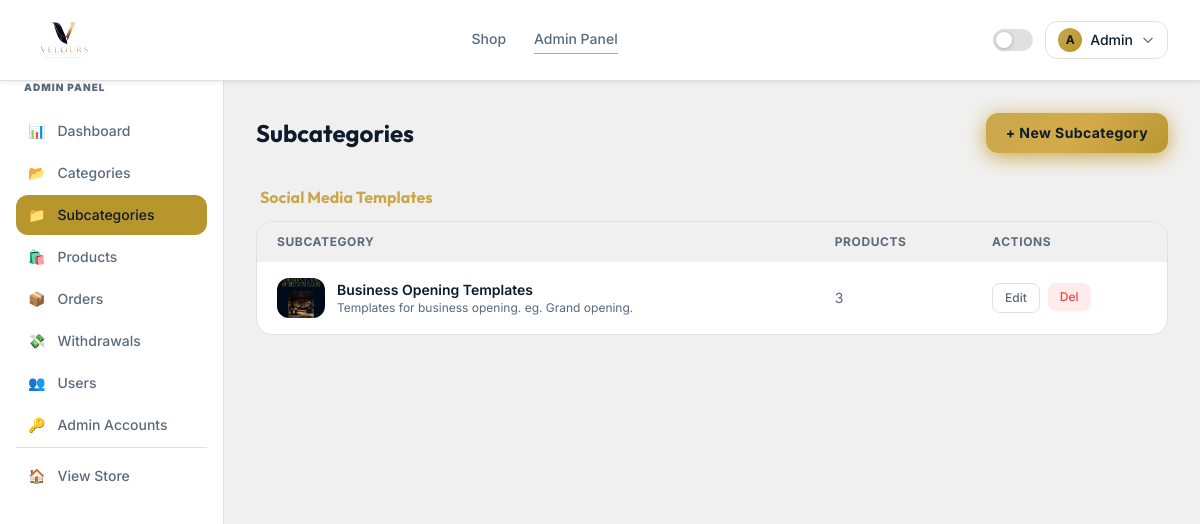
Page /admin/subcategories (signed in) on the committed database.
### app/models.py (models this page shows, shortened)
class User(UserMixin, db.Model):
    __tablename__ = 'users'
    id = db.Column(db.Integer, primary_key=True)
    name = db.Column(db.String(100), nullable=False)
    email = db.Column(db.String(150), unique=True, nullable=False)
    phone = db.Column(db.String(20), nullable=True)
    password_hash = db.Column(db.String(255), nullable=False)
    is_admin = db.Column(db.Boolean, default=False)
    is_active = db.Column(db.Boolean, default=True)
    referral_code = db.Column(db.String(12), unique=True, nullable=True)
    referral_unlocked = db.Column(db.Boolean, default=False)
    referral_slots_total = db.Column(db.Integer, default=0)
    referral_slots_used = db.Column(db.Integer, default=0)
    referred_by_id = db.Column(db.Integer, db.ForeignKey('users.id'), nullable=True)
    wallet_balance = db.Column(db.Float, default=0.0)
    created_at = db.Column(db.DateTime, default=datetime.utcnow)
    orders = db.relationship('Order', backref='buyer', lazy=True, foreign_keys='Order.user_id')
    commissions = db.relationship('Commission', backref='earner', lazy=True, foreign_keys='Commission.referrer_id')
    referred_users = db.relationship('User', backref=db.backref('referred_by', remote_side=[id]), lazy=True)

class Category(db.Model):
    __tablename__ = 'categories'
    id = db.Column(db.Integer, primary_key=True)
    name = db.Column(db.String(100), nullable=False)
    slug = db.Column(db.String(100), unique=True, nullable=False)
    description = db.Column(db.Text, nullable=True)
    icon = db.Column(db.String(10), default='📦')
    cover_image = db.Column(db.String(300), nullable=True)  # folder cover image
    created_at = db.Column(db.DateTime, default=datetime.utcnow)
    subcategories = db.relationship('Subcategory', backref='category', lazy=True, cascade='all, delete-orphan')
    products = db.relationship('Product', backref='category', lazy=True)
    @property
    def cover(self):
        """Returns cover image or first subcategory cover or first product image"""
        if self.cover_image:
            return self.cover_image
        for sub in self.subcategories:
            if sub.cover_image:
                return sub.cover_image
            for p in sub.products:
                if p.preview_image:
                    return p.preview_image
        for p in self.products:
            if p.preview_image:
                return p.preview_image
        return None

class Subcategory(db.Model):
    __tablename__ = 'subcategories'
    id = db.Column(db.Integer, primary_key=True)
    name = db.Column(db.String(100), nullable=False)
    slug = db.Column(db.String(150), unique=True, nullable=False)
    description = db.Column(db.Text, nullable=True)
    cover_image = db.Column(db.String(300), nullable=True)
    category_id = db.Column(db.Integer, db.ForeignKey('categories.id'), nullable=False)
    created_at = db.Column(db.DateTime, default=datetime.utcnow)
    products = db.relationship('Product', backref='subcategory', lazy=True)
    @property
    def cover(self):
        if self.cover_image:
            return self.cover_image
        for p in self.products:
            if p.preview_image:
                return p.preview_image
        return None
    @property
    def active_products(self):
        return [p for p in self.products if p.is_active]

### app/blueprints/admin.py (the view)
@admin_bp.route('/subcategories')
@admin_required
def subcategories():
    all_subs = Subcategory.query.order_by(Subcategory.category_id, Subcategory.name).all()
    categories = Category.query.all()
    return render_template('admin/subcategories.html', subcategories=all_subs, categories=categories)

### app/blueprints/admin.py (called while the page is built)
def admin_required(f):
    @wraps(f)
    @login_required
    def decorated(*args, **kwargs):
        if not current_user.is_admin:
            flash('Admin access required.', 'error')
            return redirect(url_for('store.index'))
        return f(*args, **kwargs)
    return decorated

### app/templates/admin/subcategories.html (shortened to what this page needs)
{% extends 'admin/base_admin.html' %}
{% block admin_content %}
<div class="fade-in">
  <div class="flex justify-between items-center mb-8">
    <h1 class="font-display text-2xl font-bold" style="color:var(--text-primary)">Subcategories</h1>
    <a href="{{ url_for('admin.create_subcategory') }}" class="btn-gold px-5 py-2.5 rounded-xl text-sm font-bold shadow-gold">+ New Subcategory</a>
  </div>
  {% for cat in categories %}
  {% set cat_subs = subcategories | selectattr('category_id', 'equalto', cat.id) | list %}
  {% if cat_subs %}
  <div class="mb-8">
    <h2 class="font-display font-bold text-base mb-3 px-1" style="color:var(--gold)">{{ cat.name }}</h2>
    <div class="card rounded-2xl overflow-hidden">
      <table class="w-full text-sm">
        <thead style="background:var(--bg-primary)">
          <tr>
            {% for h in ['Subcategory', 'Products', 'Actions'] %}
            <th class="px-5 py-3 text-left text-xs font-bold text-muted uppercase tracking-wider">{{ h }}</th>
            {% endfor %}
          </tr>
        </thead>
        <tbody class="divide-y divide-themed">
          {% for sub in cat_subs %}
          <tr class="hover:bg-gold-500/3 transition-colors">
            <td class="px-5 py-4">
              <div class="flex items-center gap-3">
                {% if sub.cover %}
                <img src="{{ url_for('static', filename=sub.cover) }}" class="w-12 h-10 rounded-xl object-cover"/>
                {% else %}
                <div class="w-12 h-10 rounded-xl flex items-center justify-center"
                     style="background: linear-gradient(135deg, #0D1B2A, #1a2d42)">
                  <span class="text-xs font-bold" style="color:#C9A84C">{{ sub.name[0] }}</span>
                </div>
                {% endif %}
                <div>
                  <p class="font-semibold text-sm" style="color:var(--text-primary)">{{ sub.name }}</p>
                  {% if sub.description %}<p class="text-xs text-muted">{{ sub.description }}</p>{% endif %}
                </div>
              </div>
            </td>
            <td class="px-5 py-4 text-muted text-sm">{{ sub.active_products|length }}</td>
            <td class="px-5 py-4">
              <div class="flex gap-2">
                <a href="{{ url_for('admin.edit_subcategory', id=sub.id) }}"
                   class="text-xs card px-3 py-1.5 rounded-lg text-muted hover:text-accent transition-colors font-medium">Edit</a>
                <form method="POST" action="{{ url_for('admin.delete_subcategory', id=sub.id) }}"
                      onsubmit="return confirm('Delete this subcategory?')">
                  <button class="text-xs bg-red-500/10 text-red-500 px-3 py-1.5 rounded-lg hover:bg-red-500/20 font-medium">Del</button>
                </form>
              </div>
            </td>
          </tr>
          {% endfor %}
        </tbody>
      </table>
    </div>
  </div>
  {% endif %}
  {% endfor %}
</div>
{% endblock %}

### app/templates/base.html (shortened to what this page needs)
<!DOCTYPE html>
<html lang="en" id="html-root" class="scroll-smooth">
<head>
  <script src="https://cdn.tailwindcss.com"></script>
</head>
<body>
<nav class="nav-bg sticky top-0 z-50 border-b border-themed">
  <div class="max-w-7xl mx-auto px-4 sm:px-6 lg:px-8">
    <div class="flex items-center justify-between h-20">
      <a href="{{ url_for('store.index') }}" class="flex items-center gap-2.5 group">
        <img src="{{ url_for('static', filename='img/logo.png') }}"
             alt="{{ APP_NAME }}"
             class="h-16 w-auto object-contain"
             onerror="this.style.display='none'; this.nextElementSibling.style.display='flex'"/>
      </a>
      <div class="hidden md:flex items-center gap-7">
        <a href="{{ url_for('store.shop') }}"
           class="nav-link text-sm font-medium text-muted hover:text-accent transition-colors pb-0.5
           {% if request.endpoint == 'store.shop' %}active{% endif %}">Shop</a>
        {% if current_user.is_authenticated %}
          {% if current_user.is_admin %}
          <a href="{{ url_for('admin.dashboard') }}"
             class="nav-link text-sm font-medium text-muted hover:text-accent transition-colors pb-0.5
             {% if request.endpoint and 'admin' in request.endpoint %}active{% endif %}">Admin Panel</a>
          {% else %}
          <a href="{{ url_for('dashboard.index') }}"
             class="nav-link text-sm font-medium text-muted hover:text-accent transition-colors pb-0.5
             {% if request.endpoint == 'dashboard.index' %}active{% endif %}">Dashboard</a>
          {% endif %}
        {% endif %}
      </div>
      <div class="flex items-center gap-3">
        <div id="theme-toggle" class="theme-pill" onclick="toggleTheme()" title="Toggle theme">
          <div class="theme-pill-dot"></div>
        </div>
        {% if current_user.is_authenticated %}
        <div class="relative" x-data="{ open:false }">
          <button @click="open=!open"
                  class="flex items-center gap-2 px-3 py-1.5 rounded-xl border border-themed hover:border-gold-400 transition-all"
                  style="border-color:var(--border)">
            <div class="w-6 h-6 rounded-full flex items-center justify-center"
                 style="background:linear-gradient(135deg,#C9A84C,#B8962E)">
              <span class="text-navy font-bold text-xs">{{ current_user.name[0].upper() }}</span>
            </div>
            <span class="text-sm font-medium hidden sm:block" style="color:var(--text-primary)">
              {{ current_user.name.split()[0] }}
            </span>
            <svg class="w-3.5 h-3.5 text-muted" fill="none" stroke="currentColor" viewBox="0 0 24 24">
              <path stroke-linecap="round" stroke-linejoin="round" stroke-width="2" d="M19 9l-7 7-7-7"/>
            </svg>
          </button>
        </div>
        {% else %}
        <a href="{{ url_for('auth.login') }}"
           class="text-sm font-medium text-muted hover:text-accent transition-colors">Sign in</a>
        <a href="{{ url_for('auth.register') }}"
           class="btn-gold px-4 py-2 rounded-xl text-sm">Join Free</a>
        {% endif %}
      </div>
    </div>
  </div>
</nav>
<main>{% block content %}{% endblock %}</main>
</body>
</html>

### app/templates/base.html (style rules this page uses)
:root { --bg-primary: #f0f0f0; --bg-card: #ffffff; --bg-nav: rgba(255,255,255,0.94); --border: #e0e0e0; --text-primary: #0D1B2A; --text-muted: #5a6a7a; --gold: #C9A84C; --gold-hover: #B8962E; --gold-glow: rgba(201,168,76,0.22); --nav-shadow: 0 1px 4px rgba(13,27,42,0.10); }
body { background-color: var(--bg-primary); color: var(--text-primary); font-family: 'Inter', sans-serif; transition: background-color 0.3s ease, color 0.3s ease; }
.card { background: var(--bg-card); border: 1px solid var(--border); }
.text-muted { color: var(--text-muted); }
.nav-bg { background: var(--bg-nav); box-shadow: var(--nav-shadow); backdrop-filter: blur(16px); -webkit-backdrop-filter: blur(16px); }
.border-themed { border-color: var(--border); }
.btn-gold { background: linear-gradient(135deg, #C9A84C 0%, #d4aa4a 50%, #B8962E 100%); color: #0D1B2A; font-weight: 600; letter-spacing: 0.03em; transition: all 0.25s ease; box-shadow: 0 2px 12px rgba(201,168,76,0.25); }
.fade-in { animation: fadeUp 0.38s cubic-bezier(0.22,1,0.36,1) both; }
.nav-link { position: relative; }
.nav-link::after { content:''; position:absolute; bottom:-3px; left:0; right:0; height:1.5px; background:var(--gold); transform:scaleX(0); transition:transform 0.2s ease; transform-origin:center; }
.nav-link:hover::after, .nav-link.active::after { transform:scaleX(1); }
.theme-pill { width:40px; height:22px; background:var(--border); border-radius:11px; position:relative; cursor:pointer; transition:background 0.3s; border:1px solid var(--border); }
.theme-pill-dot { width:16px; height:16px; background:#fff; border-radius:50%; position:absolute; top:2px; left:2px; transition:transform 0.3s; box-shadow:0 1px 4px rgba(0,0,0,0.25); }

### rows in the picture
User: name "A", name "Admin"
Category: name "Social Media Templates", h "SUBCATEGORY" "PRODUCTS" "ACTIONS"
Subcategory: cover_image (picture), name "Business Opening Templates", description "Templates for business opening. eg. Grand opening.", active_products|length "3"

### other values in the picture
{{ icon }} "📊" "📂" "📁" "🛍️" "📦" "💸" "👥" "🔑"
{{ label }} "Dashboard" "Categories" "Subcategories" "Products" "Orders" "Withdrawals" "Users" "Admin Accounts"
